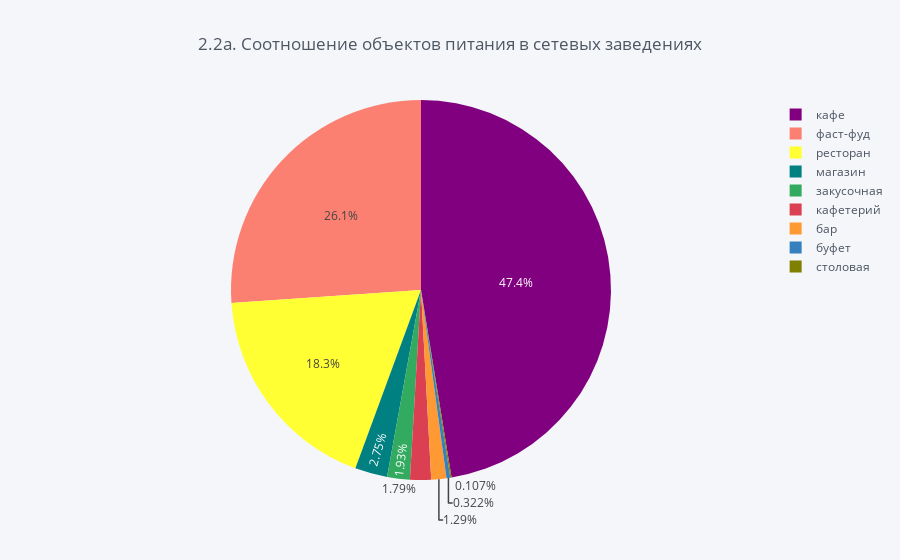
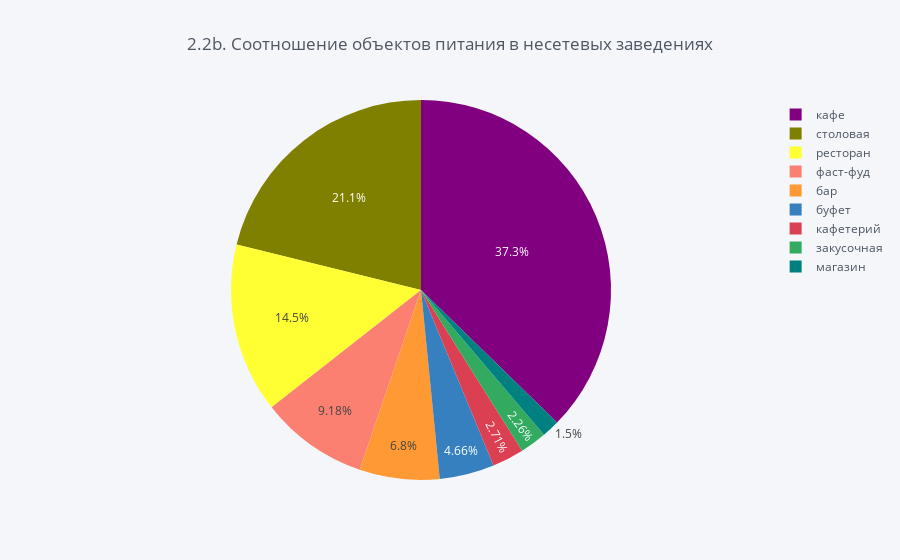

Source (notebook cell) for these figures, in order:
### Code cell
chain_grouped_yes =chain_grouped.query('is_chain == "да"')
chain_grouped_no =chain_grouped.query('is_chain == "нет"')

chain_grouped_yes.iplot(kind='pie'
                   , labels='type'
                   , values='places'
                   , title='2.2a. Соотношение объектов питания в сетевых заведениях')

chain_grouped_no.iplot(kind='pie'
                   , labels='type'
                   , values='places'
                   , title='2.2b. Соотношение объектов питания в несетевых заведениях')

### Figure 1 — Plotly figure (JSON) as saved in the notebook; plotly's stock layout.template omitted (floating-point values rounded to 4 significant figures)
{"data": [{"labels": ["бар", "буфет", "закусочная", "кафе", "кафетерий", "магазин ", "ресторан", "столовая", "фаст-фуд"], "marker": {"colors": ["rgba(255, 153, 51, 1.0)", "rgba(55, 128, 191, 1.0)", "rgba(50, 171, 96, 1.0)", "rgba(128, 0, 128, 1.0)", "rgba(219, 64, 82, 1.0)", "rgba(0, 128, 128, 1.0)", "rgba(255, 255, 51, 1.0)", "rgba(128, 128, 0, 1.0)", "rgba(251, 128, 114, 1.0)"]}, "name": "", "type": "pie", "values": [36, 9, 54, 1327, 50, 77, 512, 3, 730]}], "layout": {"legend": {"bgcolor": "#F5F6F9", "font": {"color": "#4D5663"}}, "paper_bgcolor": "#F5F6F9", "plot_bgcolor": "#F5F6F9", "title": "2.2a. Соотношение объектов питания в сетевых заведениях", "titlefont": {"color": "#4D5663"}}}

### Figure 2 — Plotly figure (JSON) as saved in the notebook; plotly's stock layout.template omitted (floating-point values rounded to 4 significant figures)
{"data": [{"labels": ["бар", "буфет", "закусочная", "кафе", "кафетерий", "магазин ", "ресторан", "столовая", "фаст-фуд"], "marker": {"colors": ["rgba(255, 153, 51, 1.0)", "rgba(55, 128, 191, 1.0)", "rgba(50, 171, 96, 1.0)", "rgba(128, 0, 128, 1.0)", "rgba(219, 64, 82, 1.0)", "rgba(0, 128, 128, 1.0)", "rgba(255, 255, 51, 1.0)", "rgba(128, 128, 0, 1.0)", "rgba(251, 128, 114, 1.0)"]}, "name": "", "type": "pie", "values": [784, 537, 261, 4299, 312, 173, 1666, 2437, 1058]}], "layout": {"legend": {"bgcolor": "#F5F6F9", "font": {"color": "#4D5663"}}, "paper_bgcolor": "#F5F6F9", "plot_bgcolor": "#F5F6F9", "title": "2.2b. Соотношение объектов питания в несетевых заведениях", "titlefont": {"color": "#4D5663"}}}
